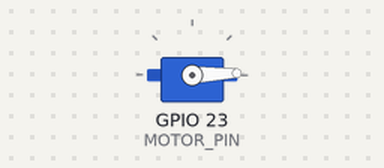
The sketch below on a simulated ESP32. On the bench: servo.

Above: at 0.05 s.
At 1.2 s:
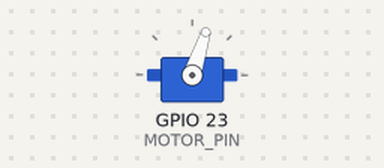
At 2.4 s:
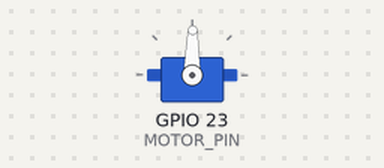
At 4.75 s:
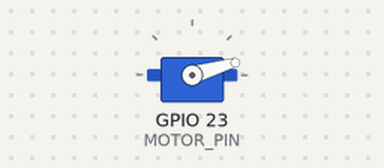
Timing chart, 0 to 9.2 s (numbered marks = the images above):
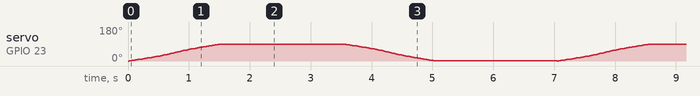

The sketch:

gaussian_filter.ino
```cpp
#include <ESP32Servo.h>
#include <math.h>

#define MOTOR_PIN    (23)   // D6 pin

Servo servo;
int currDegree = 0;


int getMomentaryDelayByGauss(int fromDegree, int toDegree, int currDegree) {
  if (fromDegree == toDegree) {
    return 0;
  }
  if (fromDegree < toDegree) {
    currDegree = (currDegree > toDegree) ? toDegree : currDegree;
    currDegree = (currDegree < fromDegree) ? fromDegree : currDegree;
  }
  else {
    currDegree = (currDegree > fromDegree) ? fromDegree : currDegree;
    currDegree = (currDegree < toDegree) ? toDegree : currDegree;
  }

  float x = ((float)currDegree - fromDegree) / (toDegree - fromDegree);  // Min-Max Normalize

  const float MOMENTARY_DELAY_MS_MAX = 20.0;
  const float MOMENTARY_DELAY_MS_MIN = 5.0;
  const float MOMENTARY_DELAY_MS_DIFF = MOMENTARY_DELAY_MS_MAX - MOMENTARY_DELAY_MS_MIN;
  const float ROTATE_DEGREE_MAX = 180.0;
  const float B = 0.5;
  const float C = 0.235;
  float y = MOMENTARY_DELAY_MS_MAX - MOMENTARY_DELAY_MS_DIFF * exp(- ((x - B) * (x - B)) / (C * C)) * (abs(fromDegree-toDegree) / ROTATE_DEGREE_MAX);

  return round(y);
}


void setup() {
  servo.attach(MOTOR_PIN);
}


void loop() {

  int fromDegree = currDegree;
  int toDegree = 90;
  for ( ; currDegree < toDegree; currDegree += 1) {
    servo.write(currDegree);
    int momentaryDelay = getMomentaryDelayByGauss(fromDegree, toDegree, currDegree);
    delay(momentaryDelay);
  }
  delay(2000);

  fromDegree = currDegree;
  toDegree = 0;
  for ( ; currDegree > toDegree; currDegree -= 1) {
    servo.write(currDegree);
    int momentaryDelay = getMomentaryDelayByGauss(fromDegree, toDegree, currDegree);
    delay(momentaryDelay);
  }
  delay(2000);

}
```
